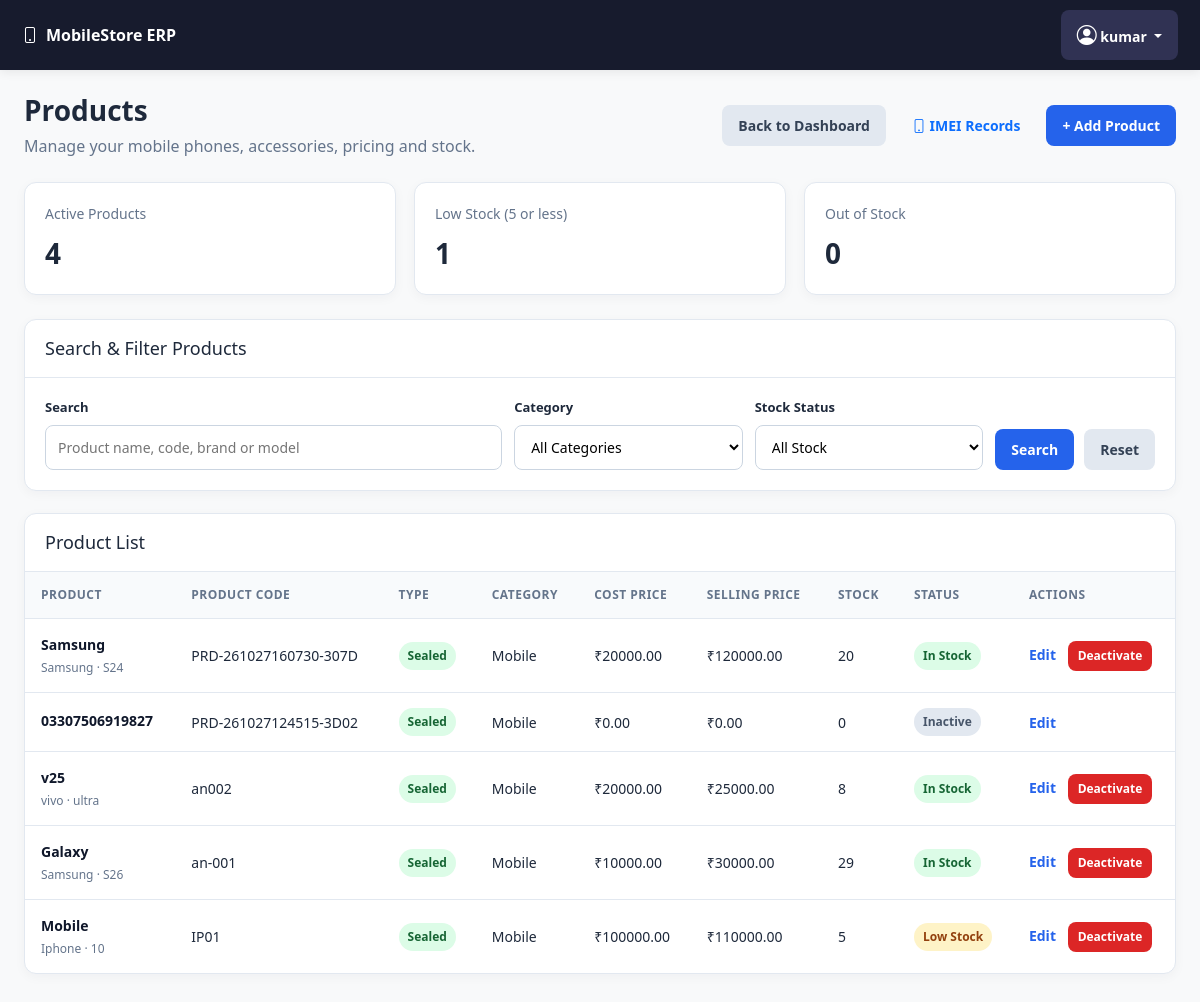
Page /products (signed in) on the committed database.
### models.py (models this page shows, shortened)
class TimestampMixin:
    created_at = db.Column(db.DateTime(timezone=True), default=utc_now, nullable=False)
    updated_at = db.Column(
        db.DateTime(timezone=True), default=utc_now, onupdate=utc_now, nullable=False
    )

class User(UserMixin, TimestampMixin, db.Model):
    __tablename__ = "users"
    id = db.Column(db.Integer, primary_key=True)
    username = db.Column(db.String(80), unique=True, nullable=False, index=True)
    full_name = db.Column(db.String(150), nullable=False)
    password_hash = db.Column(db.String(255), nullable=False)
    role = db.Column(db.String(20), nullable=False, default="cashier")
    is_active = db.Column(db.Boolean, default=True, nullable=False)

class Product(TimestampMixin, db.Model):
    __tablename__ = "products"
    id = db.Column(db.Integer, primary_key=True)
    product_code = db.Column(db.String(50), unique=True, nullable=False)
    barcode = db.Column(db.String(100), unique=True, nullable=True)
    name = db.Column(db.String(150), nullable=False, index=True)
    brand = db.Column(db.String(100))
    model = db.Column(db.String(100))
    category = db.Column(db.String(80), default="Mobile")
    variant = db.Column(db.String(100))
    color = db.Column(db.String(50))
    condition = db.Column(db.String(30), nullable=False, default="Sealed")
    used_grade = db.Column(db.String(30))
    warranty_months = db.Column(db.Integer, default=0)
    hsn_code = db.Column(db.String(30), nullable=True)
    gst_percent = db.Column(db.Float, default=0, nullable=False)
    cost_price = db.Column(db.Float, default=0, nullable=False)
    selling_price = db.Column(db.Float, default=0, nullable=False)
    stock_quantity = db.Column(db.Integer, default=0, nullable=False)
    reorder_level = db.Column(db.Integer, default=5, nullable=False)
    track_imei = db.Column(db.Boolean, default=True, nullable=False)
    is_active = db.Column(db.Boolean, default=True, nullable=False)
    imei_records = db.relationship("IMEIRecord", back_populates="product", lazy=True)

### app.py (the view, shortened to what this page needs)
    @app.route("/products")
    @login_required
    def products_list():
        search = request.args.get("search", "").strip()
        date_from = request.args.get("date_from", "").strip()
        date_to = request.args.get("date_to", "").strip()
        query = Product.query
        try:
            query = apply_date_filters(query, Product, date_from, date_to)
        except ValueError:
            flash("Please enter valid filter dates.", "warning")
            return redirect(url_for("products_list"))
        products = query.order_by(Product.id.desc()).all()
        return render_template(
            "products/list.html",
            products=products,
            search=search,
            date_from=date_from,
            date_to=date_to,
            total_products=Product.query.count(),
            filtered_count=len(products),
        )

### templates/Products/list.html (shortened to what this page needs)
{% extends "base.html" %}
{% block content %}
{% set product_items = products|default([], true)|list %}
{% set active_products = product_items|selectattr('is_active')|list %}
{% set low_stock_count = active_products|selectattr('stock_quantity', 'le', 5)|list|length %}
{% set out_stock_count = active_products|selectattr('stock_quantity', 'equalto', 0)|list|length %}
<div class="products-page">
    <div class="products-header">
        <div>
            <h1>Products</h1>
            <p>Manage your mobile phones, accessories, pricing and stock.</p>
        </div>
        <div class="header-actions">
            <a href="{{ url_for('dashboard_page') }}"
               class="btn btn-secondary">
                Back to Dashboard
            </a>
            <a href="{{ url_for('imei_records_list') }}"
                class="btn btn-outline-primary">
                <i class="bi bi-phone"></i> IMEI Records
                </a>
            <button type="button"
                    class="btn btn-primary"
                    id="openProductModal">
                + Add Product
            </button>
        </div>
    </div>
    <div class="summary-grid">
        <div class="summary-card">
            <div class="summary-label">Active Products</div>
            <div class="summary-number">{{ active_products|length }}</div>
        </div>
        <div class="summary-card">
            <div class="summary-label">Low Stock (5 or less)</div>
            <div class="summary-number">{{ low_stock_count }}</div>
        </div>
        <div class="summary-card">
            <div class="summary-label">Out of Stock</div>
            <div class="summary-number">{{ out_stock_count }}</div>
        </div>
    </div>
    <div class="panel">
        <div class="panel-heading">
            <h2>Search &amp; Filter Products</h2>
        </div>
        <div class="panel-body">
            <form method="GET" action="{{ url_for('products_list') }}">
                <div class="filter-grid">
                    <div class="field">
                        <label for="search">Search</label>
                        <input
                            type="text"
                            id="search"
                            name="search"
                            placeholder="Product name, code, brand or model"
                            value="{{ request.args.get('search', '') }}">
                    </div>
                    <div class="field">
                        <label for="category">Category</label>
                        <select id="category" name="category">
                            <option value="">All Categories</option>
                        </select>
                    </div>
                    <div class="field">
                        <label for="stock">Stock Status</label>
                        <select id="stock" name="stock">
                            <option value="">All Stock</option>
                        </select>
                    </div>
                    <div class="header-actions">
                        <button type="submit" class="btn btn-primary">
                            Search
                        </button>
                        <a href="{{ url_for('products_list') }}"
                           class="btn btn-secondary">
                            Reset
                        </a>
                    </div>
                </div>
            </form>
        </div>
    </div>
    <div class="panel">
        <div class="panel-heading">
            <h2>Product List</h2>
        </div>
        <div class="table-wrap">
            <table class="products-table">
                <thead>
                    <tr>
                        <th>Product</th>
                        <th>Product Code</th>
                        <th>Type</th>
                        <th>Category</th>
                        <th>Cost Price</th>
                        <th>Selling Price</th>
                        <th>Stock</th>
                        <th>Status</th>
                        <th>Actions</th>
                    </tr>
                </thead>
                <tbody>
                    {% for product in product_items %}
                    <tr>
                        <td>
                            <div class="product-name">
                                {{ product.name }}
                            </div>
                            <div class="muted">
                                {{ product.brand or '' }}
                                {% if product.model %}
                                    · {{ product.model }}
                                {% endif %}
                            </div>
                        </td>
                        <td>{{ product.product_code or '-' }}</td>
                        <td>
                            {% if product.product_type == 'Used' %}
                                <span class="stock-badge stock-low">Used</span>
                            {% else %}
                                <span class="stock-badge stock-ok">Sealed</span>
                            {% endif %}
                        </td>
                        <td>{{ product.category or '-' }}</td>
                        <td>
                            ₹{{ "%.2f"|format(product.cost_price or 0) }}
                        </td>
                        <td>
                            ₹{{ "%.2f"|format(product.selling_price or 0) }}
                        </td>
                        <td>{{ product.stock_quantity or 0 }}</td>
                        <td>
                            {% if not product.is_active %}
                                <span class="stock-badge stock-inactive">
                                    Inactive
                                </span>
                            {% elif (product.stock_quantity or 0) == 0 %}
                                <span class="stock-badge stock-out">
                                    Out of Stock
                                </span>
                            {% elif (product.stock_quantity or 0) <= (product.reorder_level or 5) %}
                                <span class="stock-badge stock-low">
                                    Low Stock
                                </span>
                            {% else %}
                                <span class="stock-badge stock-ok">
                                    In Stock
                                </span>
                            {% endif %}
                        </td>
                        <td class="text-nowrap">
                            <a class="edit-link"
                               href="{{ url_for('product_edit', product_id=product.id) }}">
                                Edit
                            </a>
                            {% if product.is_active %}
                            <form method="POST"
                                  action="{{ url_for('product_deactivate', product_id=product.id) }}"
                                  class="action-form"
                                  onsubmit="return confirm('Deactivate this product? Its transaction history will be preserved.');">
                                <button type="submit"
                                        class="btn btn-danger action-button">
                                    Deactivate
                                </button>
                            </form>
                            {% endif %}
                        </td>
                    </tr>
                    {% endfor %}
                </tbody>
            </table>
        </div>
    </div>
</div>
{% endblock %}

### templates/base.html (shortened to what this page needs)
<!DOCTYPE html>
<html lang="en">
<head>
    <link
        href="https://cdn.jsdelivr.net/npm/bootstrap@5.3.3/dist/css/bootstrap.min.css"
        rel="stylesheet">
    <link
        href="https://cdn.jsdelivr.net/npm/bootstrap-icons@1.11.3/font/bootstrap-icons.min.css"
        rel="stylesheet">
</head>
<body class="bg-light">
    {% if current_user.is_authenticated %}
    <nav class="navbar app-navbar">
        <div class="container-fluid px-0">
            <a class="app-brand" href="{{ url_for('dashboard_page') }}">
                <i class="bi bi-phone me-2"></i>MobileStore ERP
            </a>
            <div class="dropdown">
                <button
                    class="btn account-button dropdown-toggle"
                    type="button"
                    id="accountDropdown"
                    data-bs-toggle="dropdown"
                    aria-expanded="false">
                    <i class="bi bi-person-circle fs-5"></i>
                    <span class="account-name">
                        {{ current_user.full_name or current_user.username }}
                    </span>
                </button>
            </div>
        </div>
    </nav>
    {% endif %}
    {% block content %}{% endblock %}
</body>
</html>

### templates/base.html (style rules this page uses)
.app-navbar { background: #171b2d; padding: 10px 22px; box-shadow: 0 2px 10px rgba(0, 0, 0, .08); }
.app-brand { color: #fff; font-weight: 750; text-decoration: none; }
.account-button { display: inline-flex; align-items: center; gap: 9px; padding: 8px 12px; color: #fff; background: #303253; border: 1px solid #454969; border-radius: 9px; }

### templates/Products/list.html (style rules this page uses)
.products-page { padding: 24px; color: #1e293b; }
.products-header { display: flex; justify-content: space-between; align-items: center; gap: 16px; flex-wrap: wrap; margin-bottom: 24px; }
.products-header h1 { margin: 0 0 6px; font-size: 28px; font-weight: 700; }
.products-header p { margin: 0; color: #64748b; }
.header-actions { display: flex; gap: 10px; flex-wrap: wrap; align-items: center; }
.btn { display: inline-block; padding: 10px 16px; border-radius: 8px; text-decoration: none; border: 0; cursor: pointer; font-size: 14px; font-weight: 600; }
.btn-primary { color: white; background: #2563eb; }
.btn-secondary { color: #334155; background: #e2e8f0; }
.btn-danger { color: white; background: #dc2626; }
.summary-grid { display: grid; grid-template-columns: repeat(3, minmax(0, 1fr)); gap: 18px; margin-bottom: 24px; }
.summary-card, .panel { background: white; border: 1px solid #e2e8f0; border-radius: 12px; box-shadow: 0 3px 12px rgba(15, 23, 42, .04); }
.summary-card { padding: 20px; }
.summary-label { color: #64748b; font-size: 14px; }
.summary-number { font-size: 28px; font-weight: 700; margin-top: 8px; }
.panel { overflow: hidden; margin-bottom: 22px; }
.panel-heading { padding: 18px 20px; border-bottom: 1px solid #e2e8f0; }
.panel-heading h2 { margin: 0; font-size: 18px; }
.panel-body { padding: 20px; }
.filter-grid { display: grid; grid-template-columns: 2fr 1fr 1fr auto; gap: 12px; align-items: end; }
.field label { display: block; font-size: 13px; font-weight: 600; margin-bottom: 7px; }
.field input, .field select { width: 100%; box-sizing: border-box; padding: 11px 12px; border: 1px solid #cbd5e1; border-radius: 8px; background: white; font-size: 14px; }
.table-wrap { overflow-x: auto; }
.products-table { width: 100%; border-collapse: collapse; min-width: 1050px; }
.products-table th { background: #f8fafc; color: #64748b; font-size: 12px; text-transform: uppercase; letter-spacing: .04em; text-align: left; padding: 14px 16px; white-space: nowrap; }
.products-table td { padding: 15px 16px; border-top: 1px solid #e2e8f0; font-size: 14px; }
.product-name { font-weight: 600; color: #0f172a; }
.muted { color: #64748b; font-size: 12px; margin-top: 4px; }
.stock-badge { display: inline-block; padding: 5px 9px; border-radius: 20px; font-size: 12px; font-weight: 600; white-space: nowrap; }
.stock-ok { color: #166534; background: #dcfce7; }
.stock-low { color: #92400e; background: #fef3c7; }
.stock-inactive { color: #475569; background: #e2e8f0; }
.edit-link { color: #2563eb; text-decoration: none; font-weight: 600; margin-right: 8px; }
.action-form { display: inline; }
.action-button { padding: 6px 10px; font-size: 12px; }

### rows in the picture
User: full_name "kumar"
Product: name "Samsung", brand "Samsung", model "S24", product_code "PRD-261027160730-307D", category "Mobile", cost_price "20000.00", selling_price "120000.00", stock_quantity "20", is_active "In Stock"
Product: name "03307506919827", product_code "PRD-261027124515-3D02", category "Mobile", cost_price "0.00", selling_price "0.00", stock_quantity "0", is_active "Inactive"
Product: name "v25", brand "vivo", model "ultra", product_code "an002", category "Mobile", cost_price "20000.00", selling_price "25000.00", stock_quantity "8", is_active "In Stock"
Product: name "Galaxy", brand "Samsung", model "S26", product_code "an-001", category "Mobile", cost_price "10000.00", selling_price "30000.00", stock_quantity "29", is_active "In Stock"
Product: name "Mobile", brand "Iphone", model "10", product_code "IP01", category "Mobile", cost_price "100000.00", selling_price "110000.00", stock_quantity "5", is_active "Low Stock"

### other values in the picture
{{ active_products|length }} "4"
{{ low_stock_count }} "1"
{{ out_stock_count }} "0"
